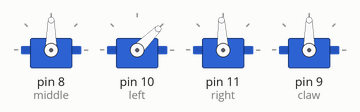
The sketch below on a simulated Arduino Uno, built with avr-gcc and run on an emulated ATmega328P. Parts: 4 × servo.

Above: at 0.05 s.
At 0.65 s:
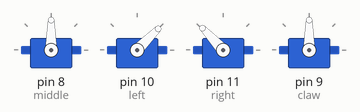
At 1.25 s:
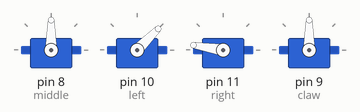
At 2.5 s:
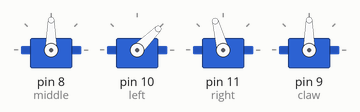
Timing chart, 0 to 8.5 s (numbered marks = the images above):
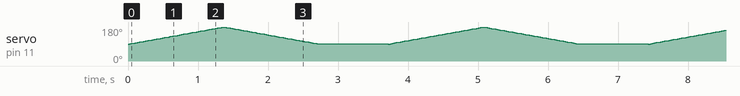

The sketch:

CalibrateMeArmServosV2.ino
```cpp
#include <Servo.h>

Servo middle, left, right, claw ;  // creates 4 "servo objects"

void setup()
{
  Serial.begin(9600);
  middle.attach(8);
  left.attach(10);
  right.attach(11);
  claw.attach(9);
  left.write(45);
  right.write(90);
}

void loop()
{
  //middle.write(90);
  slow_move(right, 90, 180);
  slow_move(right, 180, 90);
  delay(1000);
}


void slow_move(Servo &the_servo, int x, int y) {
  the_servo.write(x);
  int i;
  if (x < y) {
    for (i = x; i < y; i++) {
      the_servo.write(i);
      delay(15);
    }
  } else {
    for (i = x; i > y; i--) {
      the_servo.write(i);
      delay(15);
    }
  }

}

//Ranges middle [0,180], left [0, 90], right [0, 180]
```
